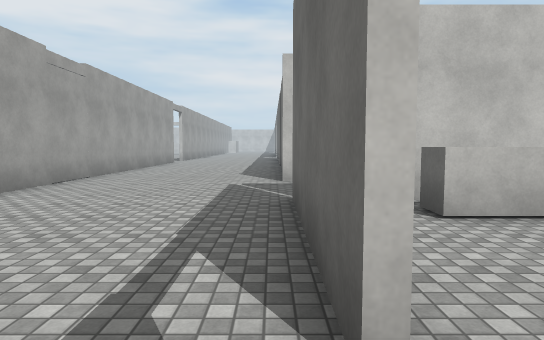
[1] (above)

16 first-person views from a walk through a Unity game level. The camera is 1.5 m above the floor, tilts 4° down and sees 75° across. The floor is counted in squares, 1.76 m on a side. Each view is taken from the middle of a square. On the plan, view 1 faces up. The plan holds only what a view shows up to about 12 squares ahead; the rest is blank. The place goes on beyond the plan. The player character is not drawn. Surface patterns are stand-ins for the level's own textures.

[2]
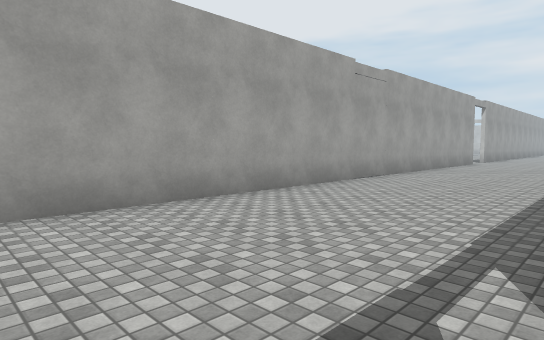

[3]
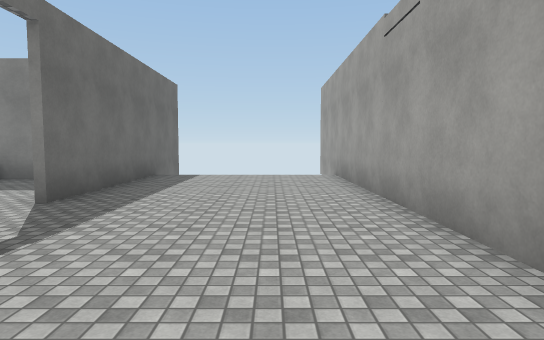

[4]
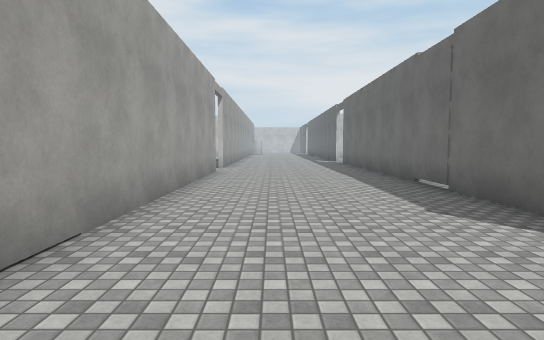

[5]
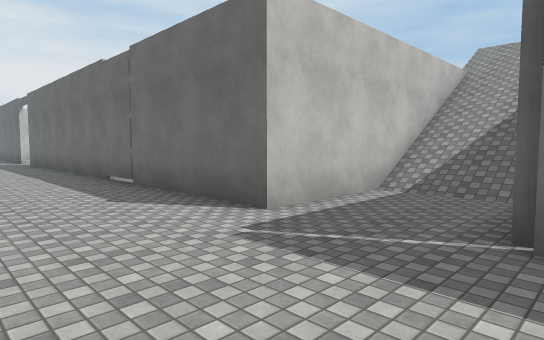

[6]
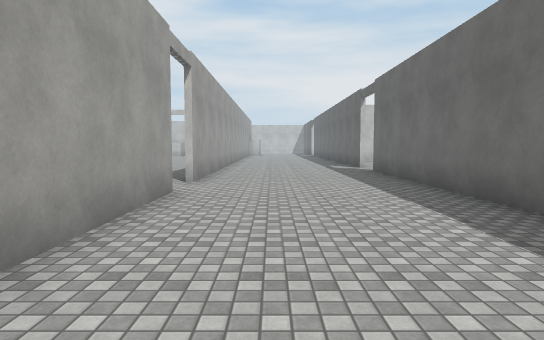

[7]
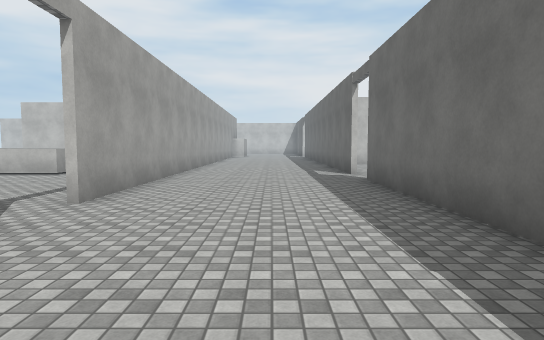

[8]
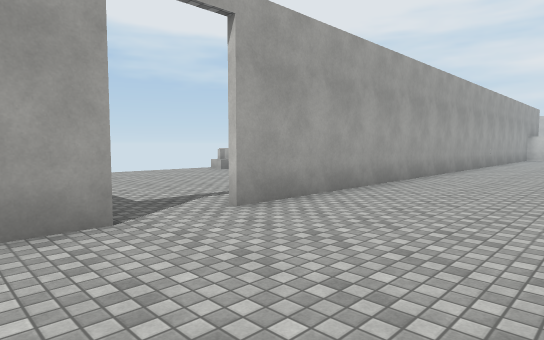

[9]
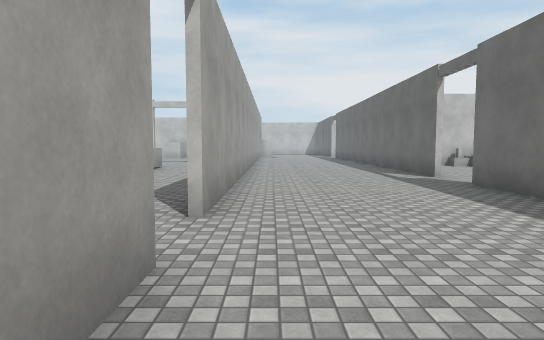

[10]
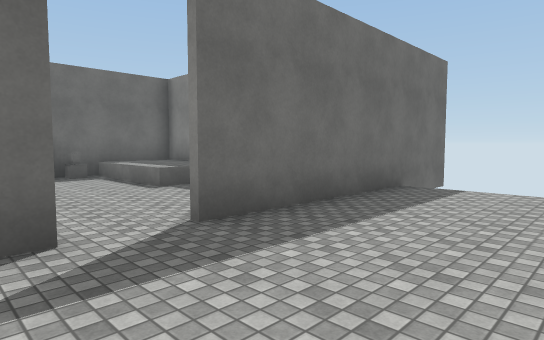

[11]
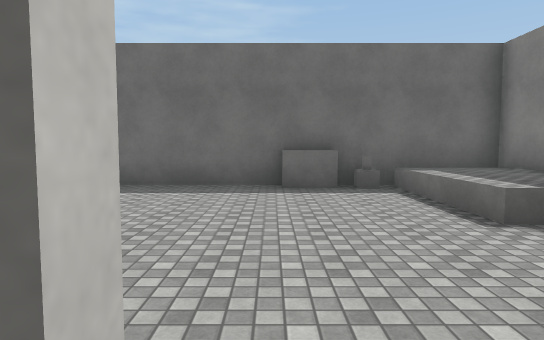

[12]
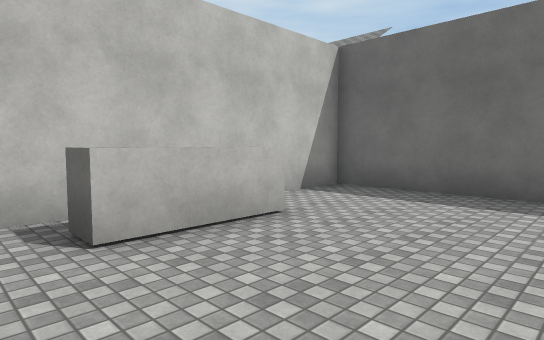

[13]
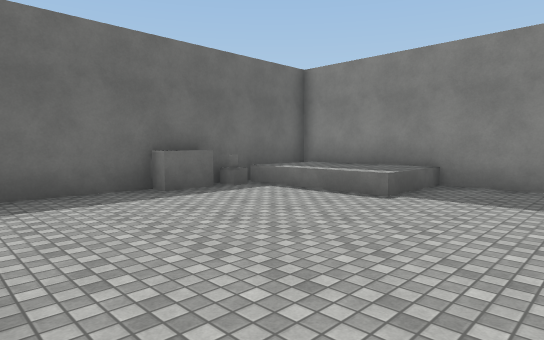

[14]
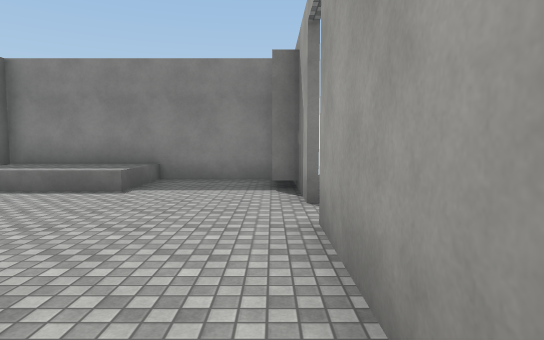

[15]
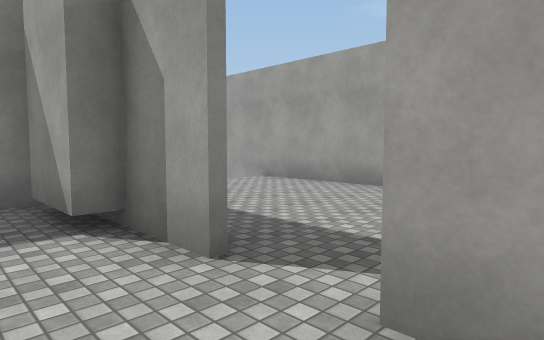

[16]
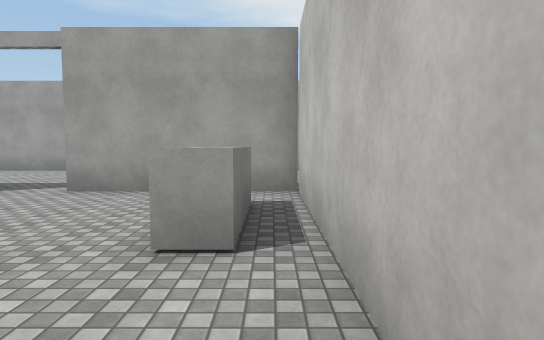

### Floor plan
Key: @ floor where view 1 was taken; # wall or solid block; . floor; / step, stairs or slope; = window, fence, low wall or low ledge; ^ raised ledge; v drop or lower ground; B block.
Columns run from 12 left of view 1 to 10 right of it. Each row starts with its distance up from view 1.
 27         ....#
 26        #....#..
 25   ^^   #....#..
 24    ....#......
 23  ......#......
 22 .......#.....#
 21 .......#.....#
 20 .......#.....#
 19   ...........#
 18      ........#
 17        #.....#
 16        #.....#
 15        #.....#
 14        #.....#
 13        #.....#
 12        #.....#
 11        #.....#
 10        #.....#
  9        #.....######  vv
  8        #........//////=
  7        #........//////
  6        #.....######= /=
  5        #....#.......v
  4        #....#.^^^...#
  3        #....#.......#
  2        #....#.......#
  1        #............#
  0        #....@......Bv
 -1        #....#......Bv
 -2        #....##..^^^^v
 -3        #.....#..^^^^v
 -4        #.....####^^##
 -5        #.....#

Where each view was taken, in squares from view 1:
view 1: 0 up, 0 right, facing up
view 2: 0 up, 0 right, facing up-left
view 3: 5 up, 3 left, facing down
view 4: 6 up, 3 left, facing up
view 5: 5 up, 3 left, facing up-right
view 6: 11 up, 3 left, facing up
view 7: 14 up, 2 left, facing up
view 8: 16 up, 1 left, facing up-left
view 9: 15 up, 4 left, facing up
view 10: 2 up, 3 left, facing down-right
view 11: 1 up, 0 right, facing right
view 12: 1 up, 1 right, facing up-right
view 13: 4 up, 1 right, facing down-right
view 14: 5 up, 1 right, facing down
view 15: 2 up, 2 right, facing down-left
view 16: 5 up, 7 right, facing left
